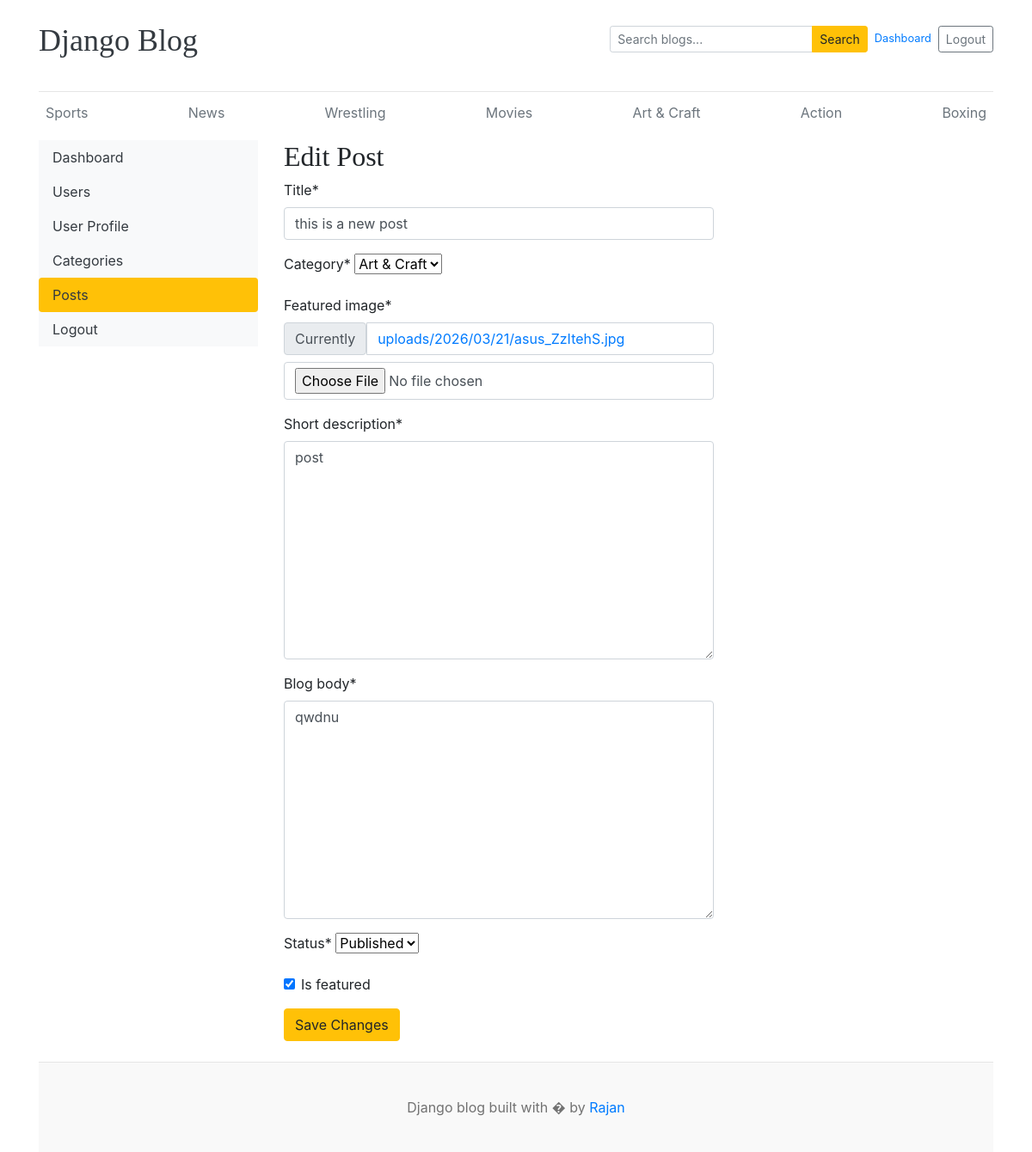
Page /dashboard/posts/edit/7/ (signed in) on the committed database.
### blogs/models.py (models this page shows, shortened)
class Category(models.Model):
    category_name = models.CharField(max_length=50, unique=True)
    created_at = models.DateTimeField(auto_now_add=True)
    updated_at = models.DateTimeField(auto_now=True)
    class Meta:
        verbose_name_plural = "Category"
    def __str__(self):
        return self.category_name

class Blog(models.Model):
    title = models.CharField(max_length=100)
    slug = models.SlugField(max_length=150, unique=True)
    category = models.ForeignKey(Category, on_delete=models.CASCADE)
    author = models.ForeignKey(User, on_delete=models.CASCADE)
    featured_image = models.ImageField(upload_to="uploads/%Y/%m/%d/")
    short_description = models.TextField(max_length=500)
    blog_body = models.TextField(max_length=1000)
    status = models.IntegerField(choices=STATUS_CHOICES, default=0)
    is_featured = models.BooleanField(default=False)
    created_at = models.DateTimeField(auto_now_add=True)
    updated_at = models.DateTimeField(auto_now=True)

### dashboards/views.py (the view)
# urls.py: path('posts/edit/<int:pk>/', views.edit_post, name='edit_post'),
@login_required(login_url='login')
def edit_post(request, pk):
    post = get_object_or_404(Blog, pk=pk)
    if request.method == 'POST':
        form = BlogForm(request.POST, request.FILES, instance=post)
        if form.is_valid():
            post = form.save(commit=False)
            post.author = request.user
            post.slug = _generate_unique_slug(post.title, exclude_id=post.id)
            post.save()
            return redirect('posts')
    else:
        form = BlogForm(instance=post)
    context = {
        'form': form,
        'pk': post.id,
    }
    return render(request, 'dashboard/edit_post.html', context)

### dashboards/forms.py
class BlogForm(forms.ModelForm):
    class Meta:
        model = Blog
        fields = [
            'title',
            'category',
            'featured_image',
            'short_description',
            'blog_body',
            'status',
            'is_featured',
        ]

### blogs/context_processors.py (called while the page is built)
def get_categories(request):
    categories = Category.objects.all()
    return {'category': categories}

def get_SocialLink(request):
    social_links = SocialLink.objects.all()
    return {'SocialLink': social_links}

### templates/dashboard/edit_post.html (shortened to what this page needs)
{% extends 'base.html' %}
{% block content %}
{% load crispy_forms_tags %}
<div class="row">
 {% include 'dashboard/sidebar.html' %}
	<div class="col-md-9">
        <h2>Edit Post</h2>
    <form action="{% url 'edit_post' pk %}" method="POST" enctype="multipart/form-data" style="width: 500px;">
            {{ form|crispy }}
            <button type="submit" class="btn btn-warning">Save Changes</button>
        </form>
        <br>
</div>
{% endblock %}

### templates/base.html (shortened to what this page needs)
{% load static %}
<!DOCTYPE html>
<html lang="en">
<head>
    <link href="https://getbootstrap.com/docs/4.0/dist/css/bootstrap.min.css" rel="stylesheet">
    <link href="{% static 'css/blog.css' %}" rel="stylesheet">
    <link rel="stylesheet" href="https://cdnjs.cloudflare.com/ajax/libs/font-awesome/4.7.0/css/font-awesome.min.css">
  </head>
<body>
    <div class="container">
      <header class="blog-header py-3">
        <div class="row flex-nowrap justify-content-between align-items-center mb-3">
          <div class="col-6 pt-1">
            <a class="blog-header-logo text-dark" href="/">Django Blog</a>
          </div>
          <div class="col-6 d-flex justify-content-end align-items-center">
            <form id="search-form" action="{% url 'search' %}" method="get" class="form-inline mr-2">
              <div class="input-group input-group-sm">
                <input class="form-control" name="keyword" type="text" placeholder="Search blogs..." aria-label="Search blogs" />
                <div class="input-group-append">
                  <button class="btn btn-warning" type="submit">Search</button>
                </div>
              </div>
            </form>
            {% if user.is_authenticated %}
            <span class="small text-muted mr-2"><a href="{% url 'dashboard' %}">Dashboard</a></span>
            <a class="btn btn-sm btn-outline-secondary" href="{% url 'logout' %}">Logout</a>
            {% else %}
            <a class="btn btn-sm btn-warning" href="{% url 'login' %}">Login</a> &nbsp;
            <a class="btn btn-sm btn-outline-secondary" href="{% url 'register' %}">Register</a>
            {% endif %}
          </div>
        </div>
      </header>
      <div class="nav-scroller py-1 mb-2">
        <nav class="nav d-flex justify-content-between">
          {% for cat in category %}
          <a class="p-2 text-muted" href="{% url 'category_blogs' cat.id %}">{{ cat.category_name }}</a>
          {% endfor %}
        </nav>
      </div>
{% block content %}
{% endblock %}
    </div>
 <footer class="blog-footer">
  <p>Django blog built with � by <a href="#">Rajan</a></p>
</footer>
</body>
</html>

### pb_main/static/css/blog.css (style rules this page uses)
.blog-header { border-bottom: 1px solid #e5e5e5; }
.blog-header-logo { font-family: "Playfair Display", Georgia, "Times New Roman", serif; font-size: 2.25rem; }
h1, h2, h3, h4, h5, h6 { font-family: "Playfair Display", Georgia, "Times New Roman", serif; }
.blog-footer { padding: 2.5rem 0; color: #727272; text-align: center; background-color: #f9f9f9; border-top: .05rem solid #e5e5e5; }
.blog-footer p:last-child { margin-bottom: 0; }

### rows in the picture
Category: category_name "Sports"
Category: category_name "News"
Category: category_name "Wrestling"
Category: category_name "Movies"
Category: category_name "Art & Craft"
Category: category_name "Action"
Category: category_name "Boxing"
Blog: title "this is a new post", category "Art & Craft", short_description "post", blog_body "qwdnu", status "Published", is_featured "☑"
